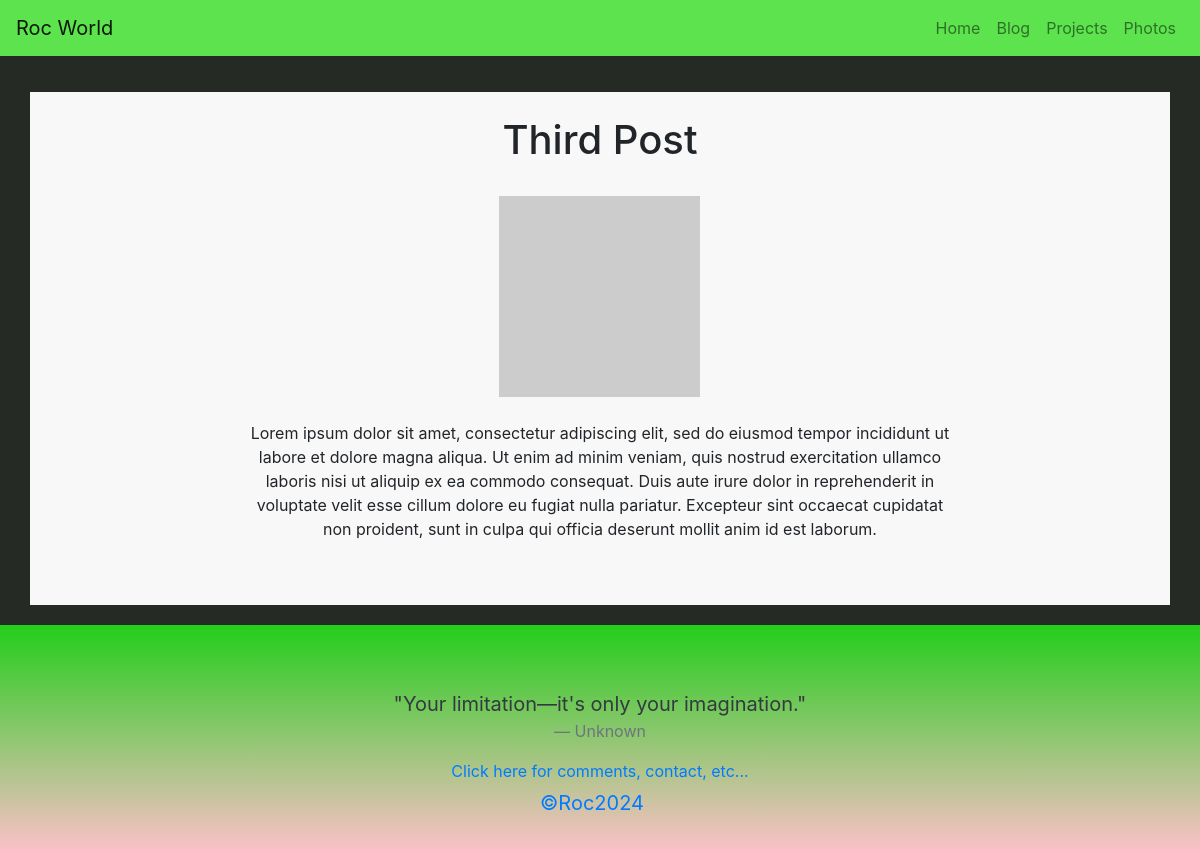
Screenshot of /blogs/third-post/ with the database file from the repository.
### portfolio/models.py (models this page shows, shortened)
class Blog(models.Model):
    slug = models.SlugField(unique=True, max_length=200)
    title = models.CharField(max_length=200)
    content = models.TextField()
    image_url = models.URLField(max_length=200, blank=True)
    author = models.ForeignKey(User, on_delete=models.CASCADE)
    date_published = models.DateField(auto_now_add=True)
    post_count = models.IntegerField(default=0)
    class Meta:
        ordering = ['-date_published']

### portfolio/views.py (the view)
# urls.py: path('blogs/<slug:slug>/', views.blog_detail, name='blog_detail'),
def blog_detail(request, slug):
    blog = get_object_or_404(Blog, slug=slug)
    return render(request, 'portfolio/blog_detail.html', {'blog': blog})

### portfolio/templates/portfolio/blog_detail.html
{% extends 'portfolio/base.html' %}
{% block content %}
<div class="container py-4 mt-3"  style="background-color: #f8f8f8; padding: 25px;">
  <div class="row">
    <div class="col-md-8 offset-md-2">
      <h1 class="text-center">{{ blog.title }}</h1><br>
      <div class="text-center">
        <img src="{{ blog.image_url }}" alt="image" class="img-fluid mx-auto d-block"><br>
      </div>
      <p class="text-center">{{ blog.content }}</p><br>
    </div>
  </div>
</div>
{% endblock %}

### rows the page displays
Blog: title "Third Post", content "Lorem ipsum dolor sit amet, consectetur adipiscing elit, sed do eiusmod tempor incididunt ut labore et dolore magna aliqua. Ut enim ad minim veniam, quis nostrud exercitation ullamco laboris nisi ut aliquip ex ea commodo consequat. Duis aute irure dolor in reprehenderit in voluptate velit esse cillum dolore eu fugiat nulla pariatur. Excepteur sint occaecat cupidatat non proident, sunt in culpa qui officia deserunt mollit anim id est laborum."
